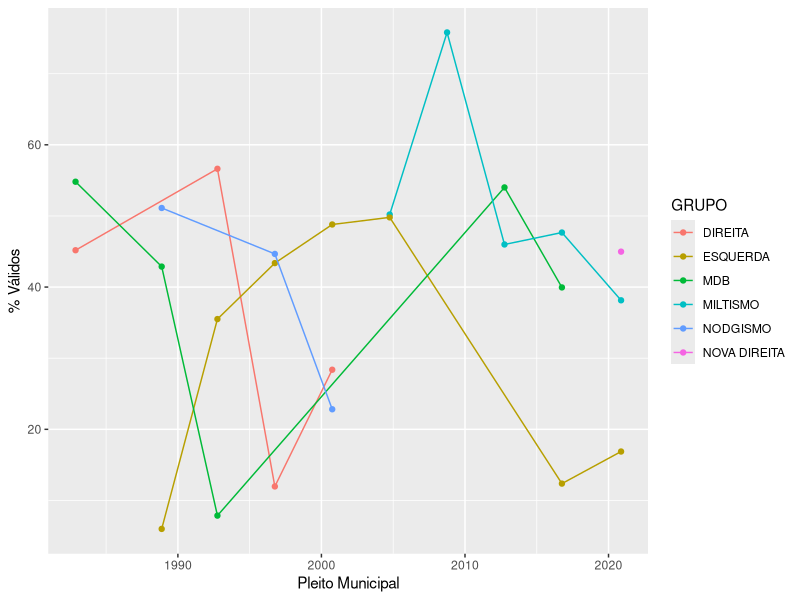
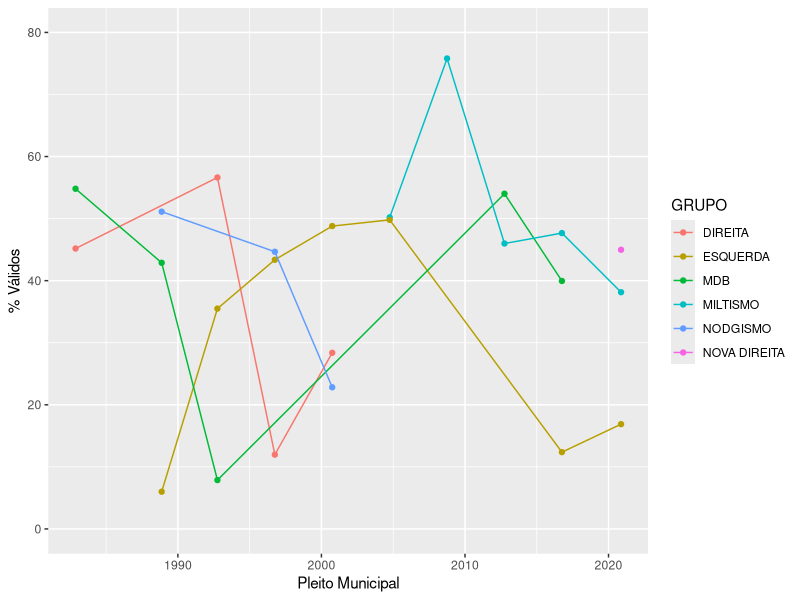
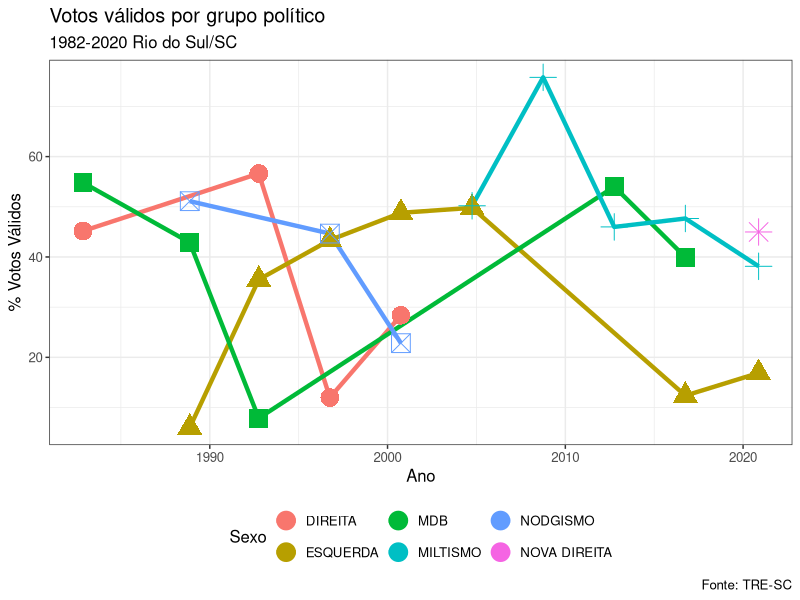
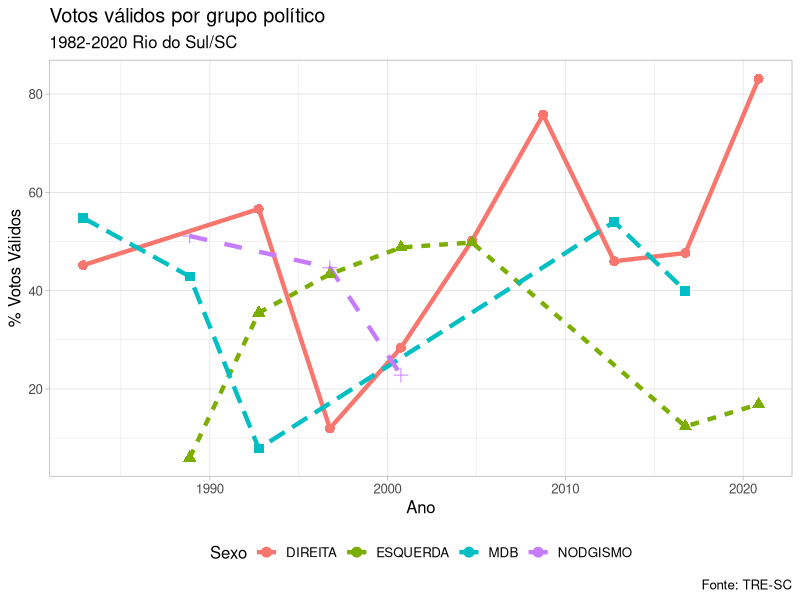
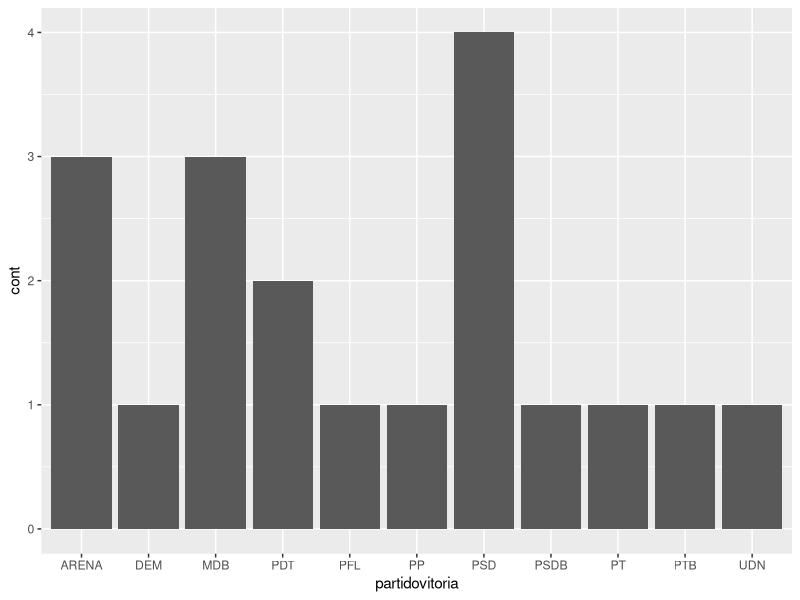
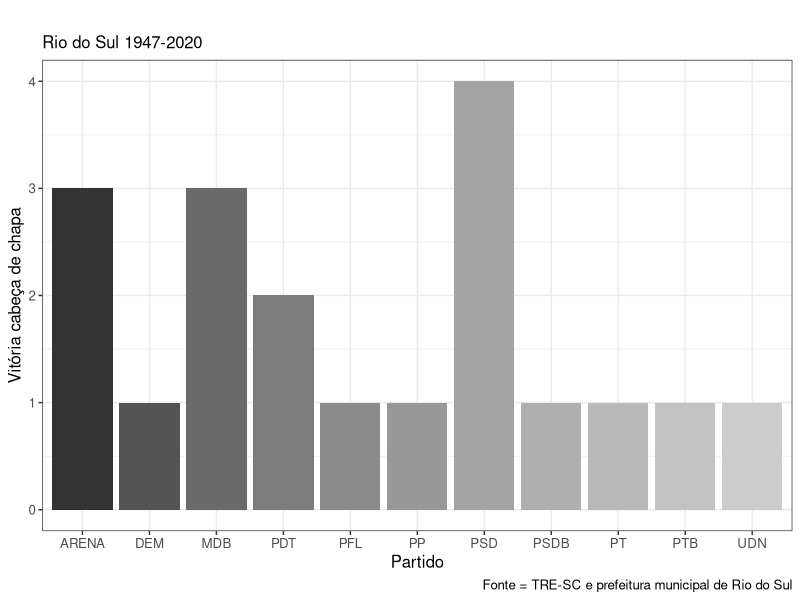
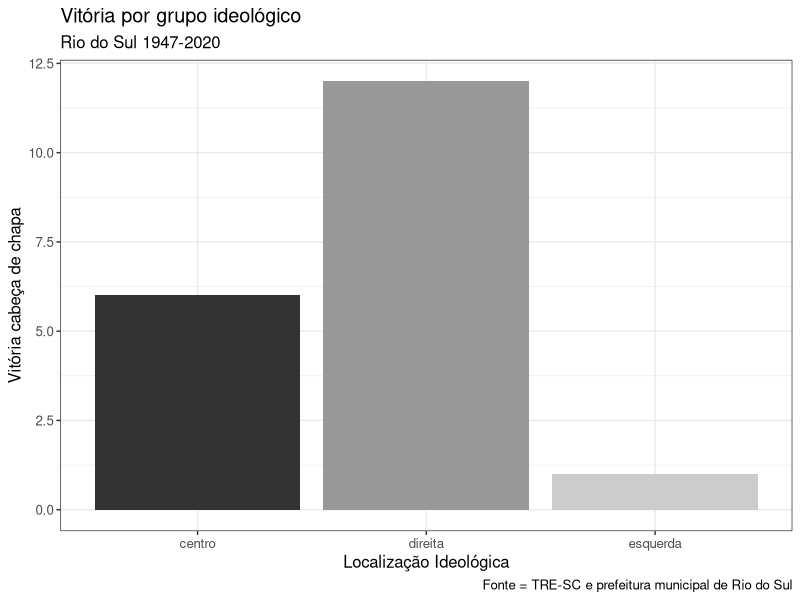
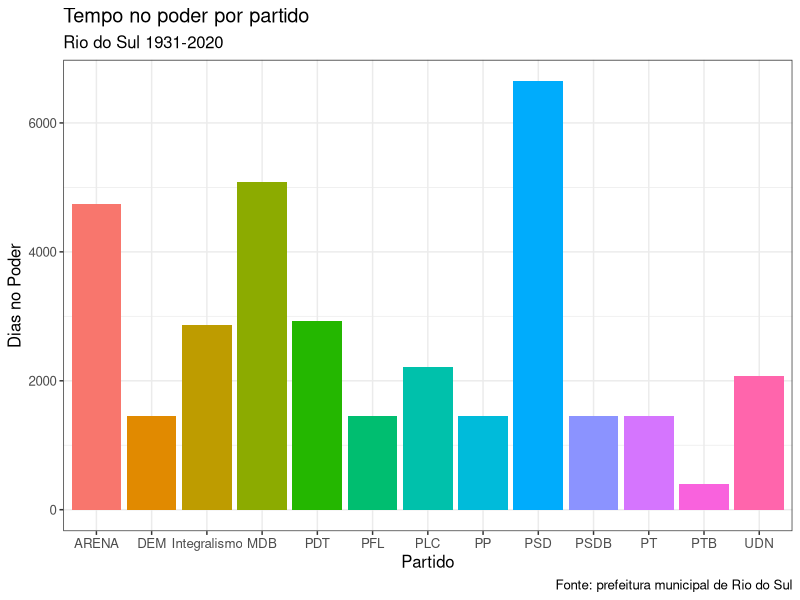

R code for these plots, in order:
library(readxl)
tabelona1 <- read_excel("tabelona1.xlsx", col_types = c("text", "text", "numeric"))
library(ggplot2)
tabelona1 <- read_excel("tabelona1.xlsx", 
                        col_types = c("date", "text", "numeric"))
str(tabelona1)
options("scipen"=100, "digits"=4)

ggplot(tabelona1, aes(x = ANO, y =porc_v, group = GRUPO,
               colour = GRUPO)) + geom_point() + geom_line() +  ylab("% Válidos") + xlab("Pleito Municipal")

ggplot(tabelona1, aes(x = ANO, y = porc_v, group = GRUPO,
                      colour = GRUPO)) + geom_point() + geom_line() +  ylab("% Válidos") + 
  xlab("Pleito Municipal") + scale_y_continuous(limits = c(0, 80))

# outro jeito (abaixo)

# fonte : D:\ATUALIZA_PASTA_d\Prefeitura_Rio_do_Sul_Histor\ggplotbuni.html


lin1 <- aggregate (porc_v~GRUPO+ANO, data = tabelona1, FUN="sum") # preparação dos dados

lin <- ggplot(lin1, aes(ANO, porc_v, group = GRUPO))
lin + geom_line(aes(colour = GRUPO), size = 1.5) +
  geom_point(aes(colour= GRUPO, shape = GRUPO), size = 6)+ 
  labs(title="Votos válidos por grupo político", subtitle="1982-2020 Rio do Sul/SC", 
       x = "Ano", y = "% Votos Válidos", caption = "Fonte: TRE-SC", color = "Sexo") + theme_bw() +
  theme(text = element_text(size = 12), legend.position = "bottom") + guides(linetype = F, shape = F)
                                             
# tabelona 2
tabelona2 <- read_excel("tabelona2.xlsx", 
                        col_types = c("date", "text", "numeric"))


lin2 <- aggregate (valid~GRUPO+ANO, data = tabelona2, FUN="sum") # preparação dos dados

lin9 <- ggplot(lin2, aes(ANO, valid, group = GRUPO))
lin9 + geom_line(aes(colour = GRUPO, linetype = GRUPO), size = 1.5) +
  geom_point(aes(colour= GRUPO, shape = GRUPO), size = 3)+ 
  labs(title="Votos válidos por grupo político", subtitle="1982-2020 Rio do Sul/SC", 
       x = "Ano", y = "% Votos Válidos", caption = "Fonte: TRE-SC", color = "Sexo") + theme_light() +
  theme(text = element_text(size = 12), legend.position = "bottom") + guides(linetype = F, shape = F)

# desde 1947 - vitórias

desd47 <- read_excel("tabgeral1947.xlsx", 
                     col_types = c("numeric", "text", "text"))

desd47$pleito <- as.Date(as.character(desd47$ano), format = "%Y")# se for usar

desd47$cont <- 1 #variável para servir de marcador - usa para fazer contagem de variáveis

bar <- ggplot(desd47, aes(partidovitoria, cont))
bar + geom_bar(stat = "identity")


bar <- ggplot(desd47, aes(partidovitoria, cont, fill= partidovitoria))
bar + geom_bar(stat = "identity") + labs(title = "", 
                                         subtitle = "Rio do Sul 1947-2020",
                                         x = "Partido", y= "Vitória cabeça de chapa", 
                                         caption = "Fonte = TRE-SC e prefeitura municipal de Rio do Sul") + theme_bw() + 
  theme(text = element_text(size = 12), legend.position = "none") + scale_fill_grey()

bar2 <- ggplot(desd47, aes(grupo, cont, fill= grupo))
bar2 + geom_bar(stat = "identity") + labs(title = "Vitória por grupo ideológico", 
                                         subtitle = "Rio do Sul 1947-2020",
                                         x = "Localização Ideológica", y= "Vitória cabeça de chapa", 
                                         caption = "Fonte = TRE-SC e prefeitura municipal de Rio do Sul") + theme_bw() + 
  theme(text = element_text(size = 12), legend.position = "none") + scale_fill_grey()


# REGRESSAO LINEAR

mod82_2020 <- lm(valid ~ GRUPO, data = tabelona2)
summary(mod82_2020)


# dias no poder por partido e grupo ideológico

# desde 1931 
#https://calculator-online.net/pt/date-calculator/ #para calculcar

d_1931 <- read_excel("allTimes.xlsx") 

d_1931$AnoInicial <- d_1931$anoinicio
d_1931$AnoFinal <- d_1931$anotermino
d_1931$'Localização Ideológica' <- d_1931$grupo
d_1931$Partido <- d_1931$partido

library(knitr)
library(kableExtra)
library(tidyverse)

b5 <- d_1931 %>% 
  dplyr::select(AnoInicial, AnoFinal, Partido, 'Localização Ideológica', tempopoder) %>% 
  arrange(AnoInicial)
b5 %>%
  kbl(caption = "Tempo no poder - prefeitura Rio do Sul-SC - 1931-2024") %>%
  kable_classic(full_width = F, html_font = "Garamond")



bar4 <- ggplot(d_1931, aes(partido, tempopoder, fill= partido))
bar4 + geom_bar(stat = "identity") + labs(title = "Tempo no poder por partido", 
                                         subtitle = "Rio do Sul 1931-2020",
                                         x = "Partido", y= "Dias no Poder", 
                                         caption = "Fonte: prefeitura municipal de Rio do Sul") + theme_bw() + 
  theme(text = element_text(size = 12), legend.position = "none") 



bar5 <- ggplot(d_1931, aes(grupo, tempopoder, fill= grupo))
bar5 + geom_bar(stat = "identity") + labs(title = "Tempo no poder por partido", 
                                          subtitle = "Rio do Sul 1931-2020",
                                          x = "Partido", y= "Dias no poder", 
                                          caption = "Fonte: prefeitura municipal de Rio do Sul") + theme_bw() + 
  theme(text = element_text(size = 12), legend.position = "none") + scale_fill_brewer(palette = "Dark2")


mod_tempo31<- lm(tempopoder ~ grupo, data = d_1931)
summary(mod_tempo31)






# desde 1947

alllfrom1946 <- read_excel("alllfrom1946.xlsx")
bar5 <- ggplot(alllfrom1946, aes(grupo, tempopoder, fill= grupo))
bar5 + geom_bar(stat = "identity") + labs(title = "Tempo no poder por partido", 
                                          subtitle = "Rio do Sul 1947-2020",
                                          x = "Partido", y= "Dias no poder", 
                                          caption = "Fonte: prefeitura municipal de Rio do Sul") + theme_bw() + 
  theme(text = element_text(size = 12), legend.position = "none") + scale_fill_brewer(palette = "Dark2")


mod_tempo47<- lm(tempopoder ~ grupo, data = alllfrom1946)
summary(mod_tempo47)
# não 


# média por grupo % válidos desde 1982
aggregate(tabelona2[, 3], list(tabelona2$GRUPO), mean)#categoriz 2
aggregate(tabelona1[, 3], list(tabelona1$GRUPO), mean)#categoriz 1
